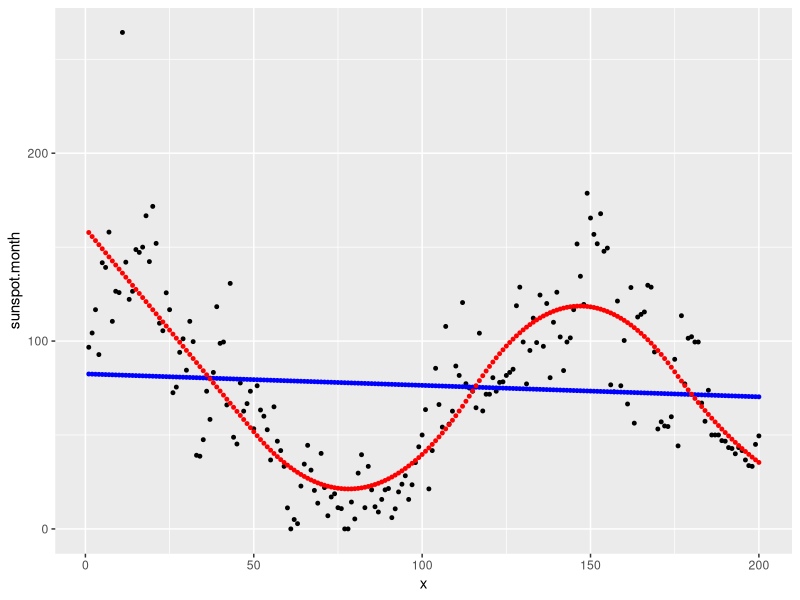

This chart was generated by the following R code:
# Quick test of my spline intutition

library(ggplot2)
data(sunspot.month)   # sunspots observed by month over time
sunspot.month = head(data.frame(sunspot.month), 200)
sunspot.month$x <- as.numeric(rownames(sunspot.month))

# Simple line model
model <- glm(sunspot.month ~ x, data=sunspot.month)
summary(model)
sunspot.month$predict <- predict(model, sunspot.month)

# Add a splines
sunspot.month$x2         <- sunspot.month$x^2

sunspot.month$spline_0_1 <- sunspot.month$x - 50
sunspot.month$spline_0_1[sunspot.month$spline_0_1 < 0] <- 0
sunspot.month$spline_0_2 <- sunspot.month$spline_0_1^2

sunspot.month$spline_1_1 <- sunspot.month$x - 115
sunspot.month$spline_1_1[sunspot.month$spline_1_1 < 0] <- 0
sunspot.month$spline_1_2 <- sunspot.month$spline_1_1^2


sunspot.month$spline_2_1 <- sunspot.month$x - 175
sunspot.month$spline_2_1[sunspot.month$spline_2_1 < 0] <- 0
sunspot.month$spline_2_2 <- sunspot.month$spline_2_1^2


# Model with splines
model <- glm(sunspot.month ~ 1 + x + x^2 + spline_0_2 + spline_1_2 + spline_2_2, data=sunspot.month)
summary(model)
sunspot.month$predict_splines <- predict(model, sunspot.month)


head(sunspot.month)

ggplot(sunspot.month) + 
	geom_point(aes(x, sunspot.month), size=1) +
	geom_point(aes(x, predict), size=1, color="blue") +
	geom_point(aes(x, predict_splines), size=1, color="red")
